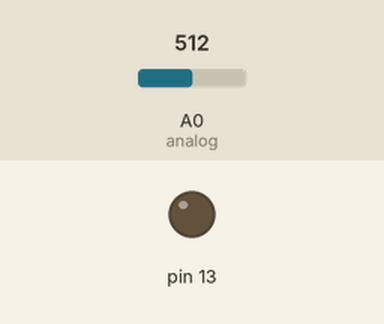
Recording of a sketch running on a simulated Arduino Uno, built with avr-gcc and run on an emulated ATmega328P. Parts: output pins drawn as LEDs (lit = HIGH). Dashed ring = blinking. Inputs (shaded band) come from the test bench; at power-on: A0 (analog) = 512.

Above: at 1.2 s.
1.3 s: A0 (analog) set to 520
At 3.1 s:
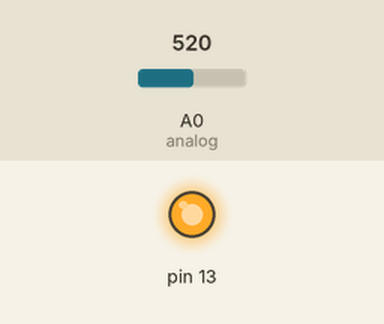
4.3 s: A0 (analog) set to 511
At 6.5 s:
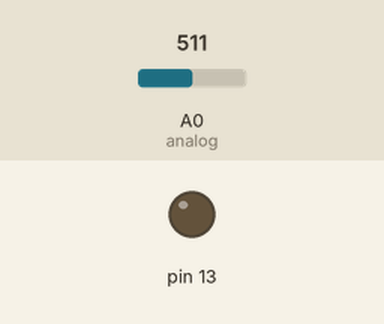
6.8 s: A0 (analog) set to 716
At 7.05 s:
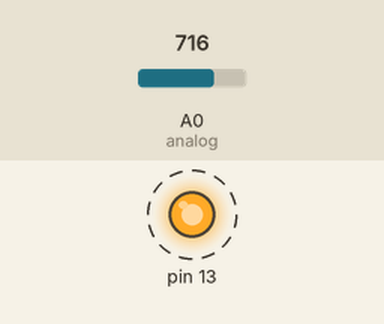
Timing chart, 0 to 9.8 s (numbered marks = the images above; inputs shaded):
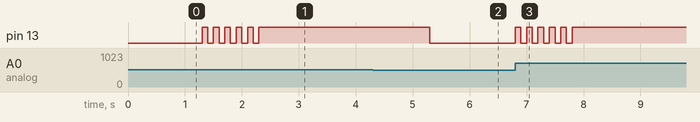

The sketch:

test_emisor.ino
```cpp
#define analog A0

void setup() {
  // put your setup code here, to run once:
  Serial.begin(115200);
  pinMode(13,OUTPUT);
}

void loop() {
  if(analogRead(analog) > 512){
    for(int i = 0;i<5;i++){
      digitalWrite(13,HIGH);
      delay(100);
      digitalWrite(13,LOW);
      delay(100);
    }
    digitalWrite(13,HIGH);
    while(analogRead(analog) > 512);
    delay(1000);
    digitalWrite(13,LOW);
  }
}
```

Measured:
- the behaviour switches between 512 and 513 on A0 (analog) (found by bisection; images 0 and 1)
- after the input at 1.3 s, pin 13: alternates HIGH for 0.10 s and LOW for 0.10 s, 11 changes in all, then stays HIGH, starting at once
- after the input at 4.3 s, pin 13: HIGH → LOW after 1.0 s
- after the input at 6.8 s, pin 13: alternates HIGH for 0.10 s and LOW for 0.10 s, 11 changes in all, then stays HIGH, starting at once
